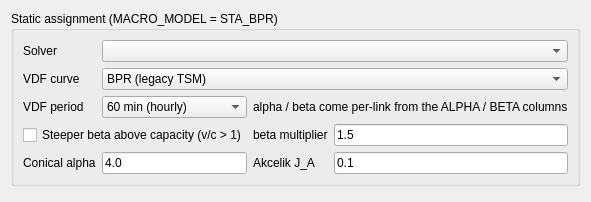
            <widget class="QWidget" name="page_STA_Solver">
             <attribute name="title">
              <string>Solver and VDF</string>
             </attribute>
             <layout class="QVBoxLayout" name="page_STA_SolverLayout">
              <item>
               <widget class="QGroupBox" name="groupBox_StaModel">
                <property name="title">
                 <string>Static assignment (MACRO_MODEL = STA_BPR)</string>
                </property>
                <layout class="QGridLayout" name="gridLayout_stamodel">
                 <item row="0" column="0" rowspan="1" colspan="1">
                  <widget class="QLabel" name="label_staSolver">
                   <property name="text">
                    <string>Solver</string>
                   </property>
                  </widget>
                 </item>
                 <item row="0" column="1" rowspan="1" colspan="3">
                  <widget class="QComboBox" name="comboBox_StaMethod">
                   <property name="toolTip">
                    <string>All-or-nothing plus a step on the Beckmann objective. The conjugate variants remove Frank-Wolfe's zigzag near the optimum; legacy is the old DTA path-swap loop, which cannot converge a static assignment.</string>
                   </property>
                   <property name="currentIndex">
                    <number>-1</number>
                   </property>
                   <item>
                    <property name="text">
                     <string>Bi-conjugate Frank-Wolfe (fastest)</string>
                    </property>
                   </item>
                   <item>
                    <property name="text">
                     <string>Conjugate Frank-Wolfe</string>
                    </property>
                   </item>
                   <item>
                    <property name="text">
                     <string>Frank-Wolfe</string>
                    </property>
                   </item>
                   <item>
                    <property name="text">
                     <string>MSA (step 1/k)</string>
                    </property>
                   </item>
                   <item>
                    <property name="text">
                     <string>Legacy path-swap (does not converge)</string>
                    </property>
                   </item>
                  </widget>
                 </item>
                 <item row="2" column="0" rowspan="1" colspan="1">
                  <widget class="QLabel" name="label_bprPeriod">
                   <property name="text">
                    <string>VDF period</string>
                   </property>
                  </widget>
                 </item>
                 <item row="2" column="1" rowspan="1" colspan="1">
                  <widget class="QComboBox" name="comboBox_BprPeriod">
                   <property name="toolTip">
                    <string>Minutes the BPR curve aggregates over before pricing v/c. Volumes are still reported per 15 minutes; only travel time is held constant across the window.</string>
                   </property>
                   <property name="currentIndex">
                    <number>2</number>
                   </property>
                   <item>
                    <property name="text">
                     <string>15 min</string>
                    </property>
                   </item>
                   <item>
                    <property name="text">
                     <string>30 min</string>
                    </property>
                   </item>
                   <item>
                    <property name="text">
                     <string>60 min (hourly)</string>
                    </property>
                   </item>
                  </widget>
                 </item>
                 <item row="2" column="2" rowspan="1" colspan="2">
                  <widget class="QLabel" name="label_bprCoef">
                   <property name="text">
                    <string>alpha / beta come per-link from the ALPHA / BETA columns</string>
                   </property>
                  </widget>
                 </item>
                 <item row="1" column="0" rowspan="1" colspan="1">
                  <widget class="QLabel" name="label_staVdf">
                   <property name="text">
                    <string>VDF curve</string>
                   </property>
                  </widget>
                 </item>
                 <item row="1" column="1" rowspan="1" colspan="3">
                  <widget class="QComboBox" name="comboBox_StaVdf">
                   <property name="toolTip">
                    <string>Volume-delay curve for the static assignment.
BPR - the legacy TSM curve; alpha/beta come per-link from the ALPHA/BETA columns.
Conical (Spiess) - smooth and strictly increasing, with a bounded derivative, so the Frank-Wolfe line search behaves better near v/c = 1.
Akcelik - time-dependent queueing form: over-saturated delay grows with how long the link stays over capacity, not with v/c alone.</string>
                   </property>
                   <item>
                    <property name="text">
                     <string>BPR (legacy TSM)</string>
                    </property>
                   </item>
                   <item>
                    <property name="text">
                     <string>Conical (Spiess)</string>
                    </property>
                   </item>
                   <item>
                    <property name="text">
                     <string>Akcelik (time-dependent)</string>
                    </property>
                   </item>
                  </widget>
                 </item>
                 <item row="3" column="0" rowspan="1" colspan="2">
                  <widget class="QCheckBox" name="checkBox_BprOverCap">
                   <property name="text">
                    <string>Steeper beta above capacity (v/c &gt; 1)</string>
                   </property>
                   <property name="toolTip">
                    <string>BPR fitted to under-capacity data understates over-saturated delay. Ticking this multiplies beta -- only where v/c &gt; 1 -- by the factor on the right; below capacity the curve is unchanged. BPR only.</string>
                   </property>
                  </widget>
                 </item>
                 <item row="3" column="2" rowspan="1" colspan="1">
                  <widget class="QLabel" name="label_bprBetaMult">
                   <property name="text">
                    <string>beta multiplier</string>
                   </property>
                  </widget>
                 </item>
                 <item row="3" column="3" rowspan="1" colspan="1">
                  <widget class="QLineEdit" name="lineEdit_BprBetaMult">
                   <property name="text">
                    <string>1.5</string>
                   </property>
                   <property name="toolTip">
                    <string>Factor applied to beta above capacity (&gt;= 1). 1.0 is the legacy single exponent. Note the BPR tail is already steep: large values drive over-saturated links toward the 1440-minute delay clamp.</string>
                   </property>
                  </widget>
                 </item>
                 <item row="4" column="0" rowspan="1" colspan="1">
                  <widget class="QLabel" name="label_conicalAlpha">
                   <property name="text">
                    <string>Conical alpha</string>
                   </property>
                  </widget>
                 </item>
                 <item row="4" column="1" rowspan="1" colspan="1">
                  <widget class="QLineEdit" name="lineEdit_ConicalAlpha">
                   <property name="text">
                    <string>4.0</string>
                   </property>
                   <property name="toolTip">
                    <string>Spiess conical parameter a, must be &gt; 1. Larger a hugs the capacity asymptote more tightly; 4 is close to BPR alpha=0.15 beta=4.</string>
                   </property>
                  </widget>
                 </item>
                 <item row="4" column="2" rowspan="1" colspan="1">
                  <widget class="QLabel" name="label_akcelikJa">
                   <property name="text">
                    <string>Akcelik J_A</string>
                   </property>
                  </widget>
                 </item>
                 <item row="4" column="3" rowspan="1" colspan="1">
                  <widget class="QLineEdit" name="lineEdit_AkcelikJa">
                   <property name="text">
                    <string>0.1</string>
                   </property>
                   <property name="toolTip">
                    <string>Akcelik delay parameter. About 0.1 for freeways, 0.4 for arterials.</string>
                   </property>
                  </widget>
                 </item>
                </layout>
               </widget>
              </item>
              <item>
               <spacer name="page_STA_SolverSpacer">
                <property name="orientation">
                 <enum>Qt::Vertical</enum>
                </property>
                <property name="sizeHint" stdset="0">
                 <size>
                  <width>20</width>
                  <height>5</height>
                 </size>
                </property>
               </spacer>
              </item>
             </layout>
            </widget>
